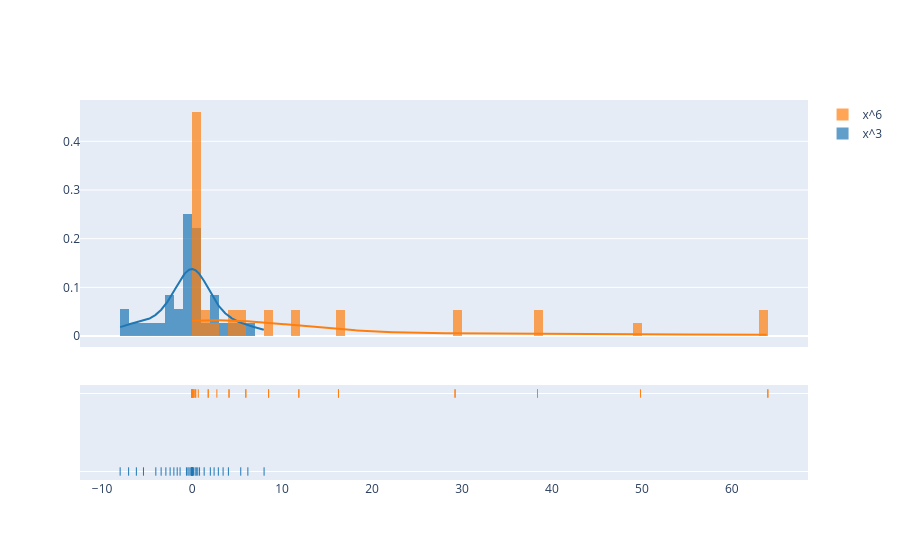

Notebook cell for this chart:
### Markdown cell above
## Normalization and the Intercept

Before we proceed it is important that we appropriately normalize the data.  Because the standard $L^2$ regularization methods treat each dimensional equivalently it is important that all dimensions are in the same range of values.  

However, if we examine the polynomial features in $\Phi$ we notice that the distribution of values 
can be quite different for each dimension.

For example in the following we plot the degree 3 and degree 6 dimensions:

### Code cell
import plotly.figure_factory as ff
iplot(ff.create_distplot([Phi[:,3], Phi[:,6]], group_labels=['x^3', 'x^6']), filename="phi_dist_plot")

### Figure 1 — Plotly figure (JSON) as saved in the notebook; plotly's stock layout.template omitted (floating-point values rounded to 4 significant figures; data arrays with more than 128 entries replaced by an {"elided": "..."} marker saying what was removed)
{"data": [{"autobinx": false, "histnorm": "probability density", "legendgroup": "x^3", "marker": {"color": "rgb(31, 119, 180)"}, "name": "x^3", "opacity": 0.7, "type": "histogram", "x": [-2.444, -5.406, -3.444, 2.444, 5.406, 6.196, -0.4664, -2.026, -0.3341, -6.8e-05, 0.4664, 0.1494, -8.0, 4.034, 0.0085, 0.3341, -4.034, 0.04957, -1.338, 0.8273, -7.06, -0.02332, -6.196, 3.444, 0.6297, -0.001836, 2.026, -1.658, -0.0085, -0.1494, 8.0, -0.04957, -2.915, 2.915, -0.6297, 0.02332, 1.338], "xaxis": "x", "xbins": {"end": 8, "size": 1, "start": -8}, "yaxis": "y"}, {"autobinx": false, "histnorm": "probability density", "legendgroup": "x^6", "marker": {"color": "rgb(255, 127, 14)"}, "name": "x^6", "opacity": 0.7, "type": "histogram", "x": [5.972, 29.23, 11.86, 5.972, 29.23, 38.4, 0.2175, 4.104, 0.1116, 4.624e-09, 0.2175, 0.02232, 64.0, 16.27, 7.225e-05, 0.1116, 16.27, 0.002457, 1.791, 0.6845, 49.84, 0.000544, 38.4, 11.86, 0.3966, 3.371e-06, 4.104, 2.75, 7.225e-05, 0.02232, 64.0, 0.002457, 8.5, 8.5, 0.3966, 0.000544, 1.791], "xaxis": "x", "xbins": {"end": 64, "size": 1, "start": 4.624e-09}, "yaxis": "y"}, {"legendgroup": "x^3", "marker": {"color": "rgb(31, 119, 180)"}, "mode": "lines", "name": "x^3", "showlegend": false, "type": "scatter", "x": {"elided": "500 float values"}, "xaxis": "x", "y": {"elided": "500 float values"}, "yaxis": "y"}, {"legendgroup": "x^6", "marker": {"color": "rgb(255, 127, 14)"}, "mode": "lines", "name": "x^6", "showlegend": false, "type": "scatter", "x": {"elided": "500 float values"}, "xaxis": "x", "y": {"elided": "500 float values"}, "yaxis": "y"}, {"legendgroup": "x^3", "marker": {"color": "rgb(31, 119, 180)", "symbol": "line-ns-open"}, "mode": "markers", "name": "x^3", "showlegend": false, "type": "scatter", "x": [-2.444, -5.406, -3.444, 2.444, 5.406, 6.196, -0.4664, -2.026, -0.3341, -6.8e-05, 0.4664, 0.1494, -8.0, 4.034, 0.0085, 0.3341, -4.034, 0.04957, -1.338, 0.8273, -7.06, -0.02332, -6.196, 3.444, 0.6297, -0.001836, 2.026, -1.658, -0.0085, -0.1494, 8.0, -0.04957, -2.915, 2.915, -0.6297, 0.02332, 1.338], "xaxis": "x", "y": ["x^3", "x^3", "x^3", "x^3", "x^3", "x^3", "x^3", "x^3", "x^3", "x^3", "x^3", "x^3", "x^3", "x^3", "x^3", "x^3", "x^3", "x^3", "x^3", "x^3", "x^3", "x^3", "x^3", "x^3", "x^3", "x^3", "x^3", "x^3", "x^3", "x^3", "x^3", "x^3", "x^3", "x^3", "x^3", "x^3", "x^3"], "yaxis": "y2"}, {"legendgroup": "x^6", "marker": {"color": "rgb(255, 127, 14)", "symbol": "line-ns-open"}, "mode": "markers", "name": "x^6", "showlegend": false, "type": "scatter", "x": [5.972, 29.23, 11.86, 5.972, 29.23, 38.4, 0.2175, 4.104, 0.1116, 4.624e-09, 0.2175, 0.02232, 64.0, 16.27, 7.225e-05, 0.1116, 16.27, 0.002457, 1.791, 0.6845, 49.84, 0.000544, 38.4, 11.86, 0.3966, 3.371e-06, 4.104, 2.75, 7.225e-05, 0.02232, 64.0, 0.002457, 8.5, 8.5, 0.3966, 0.000544, 1.791], "xaxis": "x", "y": ["x^6", "x^6", "x^6", "x^6", "x^6", "x^6", "x^6", "x^6", "x^6", "x^6", "x^6", "x^6", "x^6", "x^6", "x^6", "x^6", "x^6", "x^6", "x^6", "x^6", "x^6", "x^6", "x^6", "x^6", "x^6", "x^6", "x^6", "x^6", "x^6", "x^6", "x^6", "x^6", "x^6", "x^6", "x^6", "x^6", "x^6"], "yaxis": "y2"}], "layout": {"barmode": "overlay", "hovermode": "closest", "legend": {"traceorder": "reversed"}, "xaxis": {"anchor": "y2", "domain": [0, 1], "zeroline": false}, "yaxis": {"anchor": "free", "domain": [0.35, 1], "position": 0}, "yaxis2": {"anchor": "x", "domain": [0, 0.25], "dtick": 1, "showticklabels": false}}}
